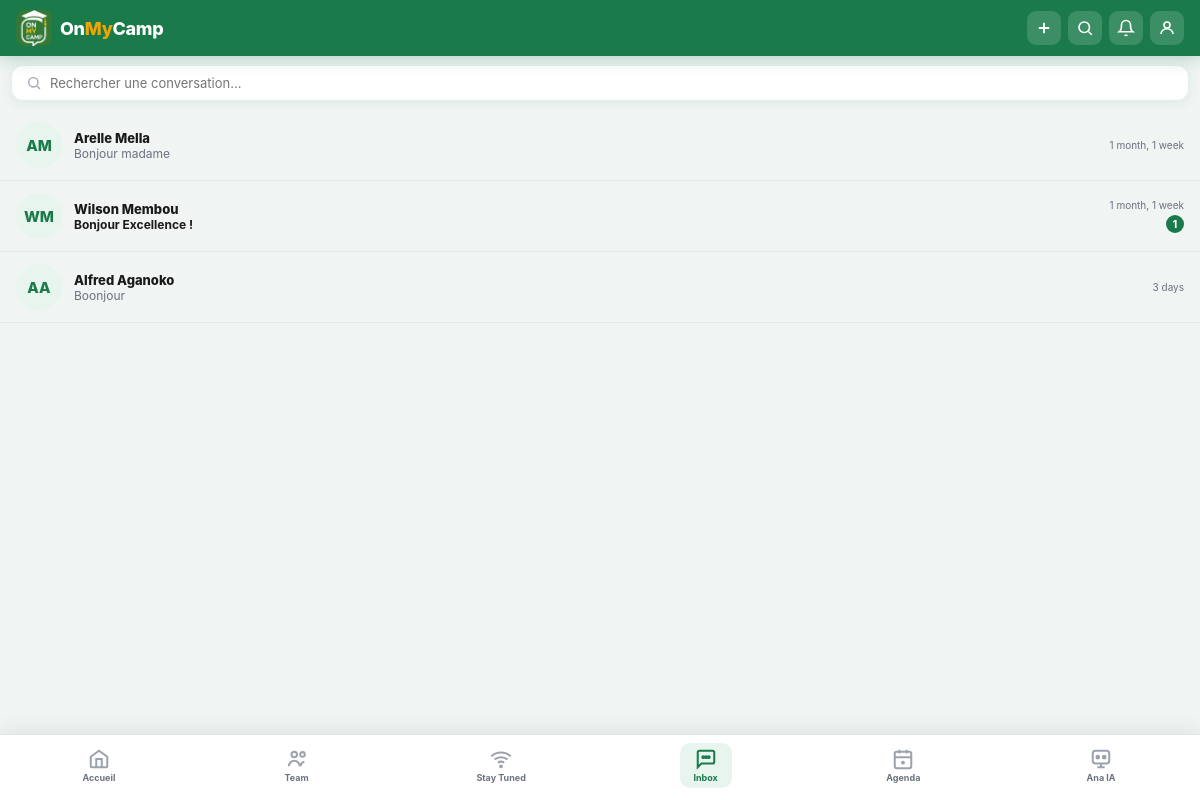
Screenshot of /inbox/ (signed in) with the database file from the repository.
### core/models.py (models this page shows, shortened)
class Conversation(models.Model):
    participants = models.ManyToManyField(User, related_name='conversations')
    date_creation = models.DateTimeField(auto_now_add=True)

class User(AbstractUser):
    ROLE_CHOICES = [
        ('etudiant', 'Étudiant'),
        ('enseignant', 'Enseignant'),
        ('rr', 'Représentant Résident'),
        ('daac', 'DAAC'),
        ('tuteur', 'Tuteur'),
    ]
    PRIVILEGE_CHOICES = [
        ('aucun', 'Aucun'),
        ('delegue', 'Délégué'),
        ('chef_classe', 'Chef de classe'),
        ('extended', 'Extended'),
        ('exclusif', 'Exclusif'),
        ('admin', 'Admin'),
        ('superadmin', 'Super Admin'),
    ]
    matricule   = models.CharField(max_length=20, unique=True, blank=True, null=True)
    role        = models.CharField(max_length=20, choices=ROLE_CHOICES, default='etudiant')
    privilege   = models.CharField(max_length=20, choices=PRIVILEGE_CHOICES, default='aucun')
    bio         = models.TextField(blank=True)
    avatar      = models.ImageField(upload_to='avatars/', blank=True, null=True)
    is_active_campus = models.BooleanField(default=True)

class Message(models.Model):
    conversation = models.ForeignKey(Conversation, on_delete=models.CASCADE, related_name='messages')
    auteur  = models.ForeignKey(User, on_delete=models.CASCADE)
    contenu = models.TextField(blank=True)
    fichier = models.FileField(upload_to='inbox_files/', blank=True, null=True)
    lu      = models.BooleanField(default=False)
    date    = models.DateTimeField(auto_now_add=True)
    class Meta:
        ordering = ['date']

### core/views.py (the view)
# urls.py: path('inbox/',                    views.inbox,               name='inbox'),
@login_required
def inbox(request):
    convs = request.user.conversations.prefetch_related('participants', 'messages').all()
    conv_list = []
    for conv in convs:
        interlocuteur = conv.participants.exclude(pk=request.user.pk).first()
        last_msg = conv.messages.last()
        conv_list.append({
            'conv': conv,
            'interlocuteur': interlocuteur,
            'last_msg': last_msg,
            'unread': conv.messages.filter(lu=False).exclude(auteur=request.user).count(),
        })
    ctx = global_context(request, 'inbox')
    ctx['conv_list'] = conv_list
    return render(request, 'core/inbox.html', ctx)

### core/views.py (called while the page is built)
def global_context(request, active_tab=''):
    return {
        'active': active_tab,
        'notif_count': 0,
        'now': timezone.now(),
    }

### templates/core/inbox.html (shortened to what this page needs)
{% extends "base.html" %}
{% block header_plus %}
<a href="{% url 'conversation_new' %}" class="h-btn">
  <svg viewBox="0 0 24 24" fill="none" stroke="white" stroke-width="2.5" width="18" height="18">
    <path d="M12 5v14M5 12h14"/>
  </svg>
</a>
{% endblock %}
{% block content %}
<div class="search-wrap">
  <svg viewBox="0 0 24 24" fill="none" stroke="#9ca3af" stroke-width="2" width="16" height="16">
    <circle cx="11" cy="11" r="7"/><path d="m21 21-4.35-4.35"/>
  </svg>
  <input type="text" placeholder="Rechercher une conversation..."
    id="sc" oninput="filterConvs()">
</div>
<div class="conv-list" id="convList">
  {% for item in conv_list %}
  <a href="{% url 'conversation_detail' item.conv.pk %}" class="conv-item">
    <div class="c-av">
      {{ item.interlocuteur.first_name|first|upper }}{{ item.interlocuteur.last_name|first|upper }}
    </div>
    <div class="c-info">
      <div class="c-name">{{ item.interlocuteur.get_full_name }}</div>
      <div class="c-prev {% if item.unread > 0 %}unread{% endif %}">
        {% if item.last_msg %}
          {% if item.last_msg.fichier %}📎 Fichier
          {% else %}{{ item.last_msg.contenu|truncatechars:44 }}
          {% endif %}
        {% else %}Nouvelle conversation{% endif %}
      </div>
    </div>
    <div class="c-right">
      <div class="c-time">
        {% if item.last_msg %}{{ item.last_msg.date|timesince }}{% endif %}
      </div>
      {% if item.unread > 0 %}
      <div class="c-badge">{{ item.unread }}</div>
      {% endif %}
    </div>
  </a>
  {% endfor %}
</div>
{% endblock %}

### rows the page displays
Conversation: interlocuteur.first_name|first "A", interlocuteur.last_name|first "M", interlocuteur.get_full_name "Arelle Mella", last_msg.contenu "Bonjour madame", last_msg "1 month, 1 week"
Conversation: interlocuteur.first_name|first "W", interlocuteur.last_name|first "M", interlocuteur.get_full_name "Wilson Membou", last_msg.contenu "Bonjour Excellence !", last_msg "1 month, 1 week", unread "1"
Conversation: interlocuteur.first_name|first "A", interlocuteur.last_name|first "A", interlocuteur.get_full_name "Alfred Aganoko", last_msg.contenu "Boonjour", last_msg "3 days"
